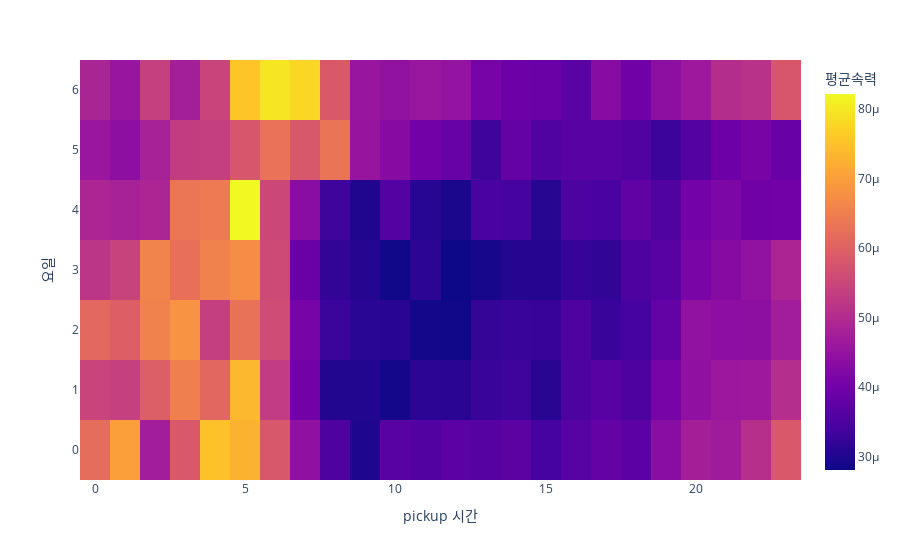

Notebook code cell kept with this figure:
### Code cell
fig = px.density_heatmap(
    data_frame=tidydata,
    x='pickup_hour',
    y='dayofweek',
    z='sum of speed_mean',
    nbinsx=24,
    nbinsy=7
)
# fig.update_traces(colorbar=dict(title='평균속력'))
# fig.update_xaxes(title_text='pickup 시간')
# fig.update_yaxes(title_text='요일')

fig.update_layout(xaxis={'title':'pickup 시간'},
                 yaxis={'title':'요일'},
                 coloraxis_colorbar={'title':'평균속력'})

### Figure 1 — Plotly figure (JSON) as saved in the notebook; plotly's stock layout.template omitted (floating-point values rounded to 4 significant figures; data arrays with more than 128 entries replaced by an {"elided": "..."} marker saying what was removed)
{"data": [{"coloraxis": "coloraxis", "histfunc": "sum", "hovertemplate": "pickup_hour=%{x}<br>dayofweek=%{y}<br>sum of sum of speed_mean=%{z}<extra></extra>", "name": "", "nbinsx": 24, "nbinsy": 7, "type": "histogram2d", "x": {"elided": "168 int values"}, "xaxis": "x", "xbingroup": "x", "y": {"elided": "168 int values"}, "yaxis": "y", "ybingroup": "y", "z": {"elided": "168 float values"}}], "layout": {"autosize": true, "coloraxis": {"colorbar": {"title": {"text": "평균속력"}}, "colorscale": [[0, "#0d0887"], [0.1111, "#46039f"], [0.2222, "#7201a8"], [0.3333, "#9c179e"], [0.4444, "#bd3786"], [0.5556, "#d8576b"], [0.6667, "#ed7953"], [0.7778, "#fb9f3a"], [0.8889, "#fdca26"], [1, "#f0f921"]]}, "legend": {"tracegroupgap": 0}, "margin": {"t": 60}, "xaxis": {"anchor": "y", "autorange": true, "domain": [0, 1], "range": [-0.5, 23.5], "title": {"text": "pickup 시간"}, "type": "linear"}, "yaxis": {"anchor": "x", "autorange": true, "domain": [0, 1], "range": [-0.5, 6.5], "title": {"text": "요일"}, "type": "linear"}}}
